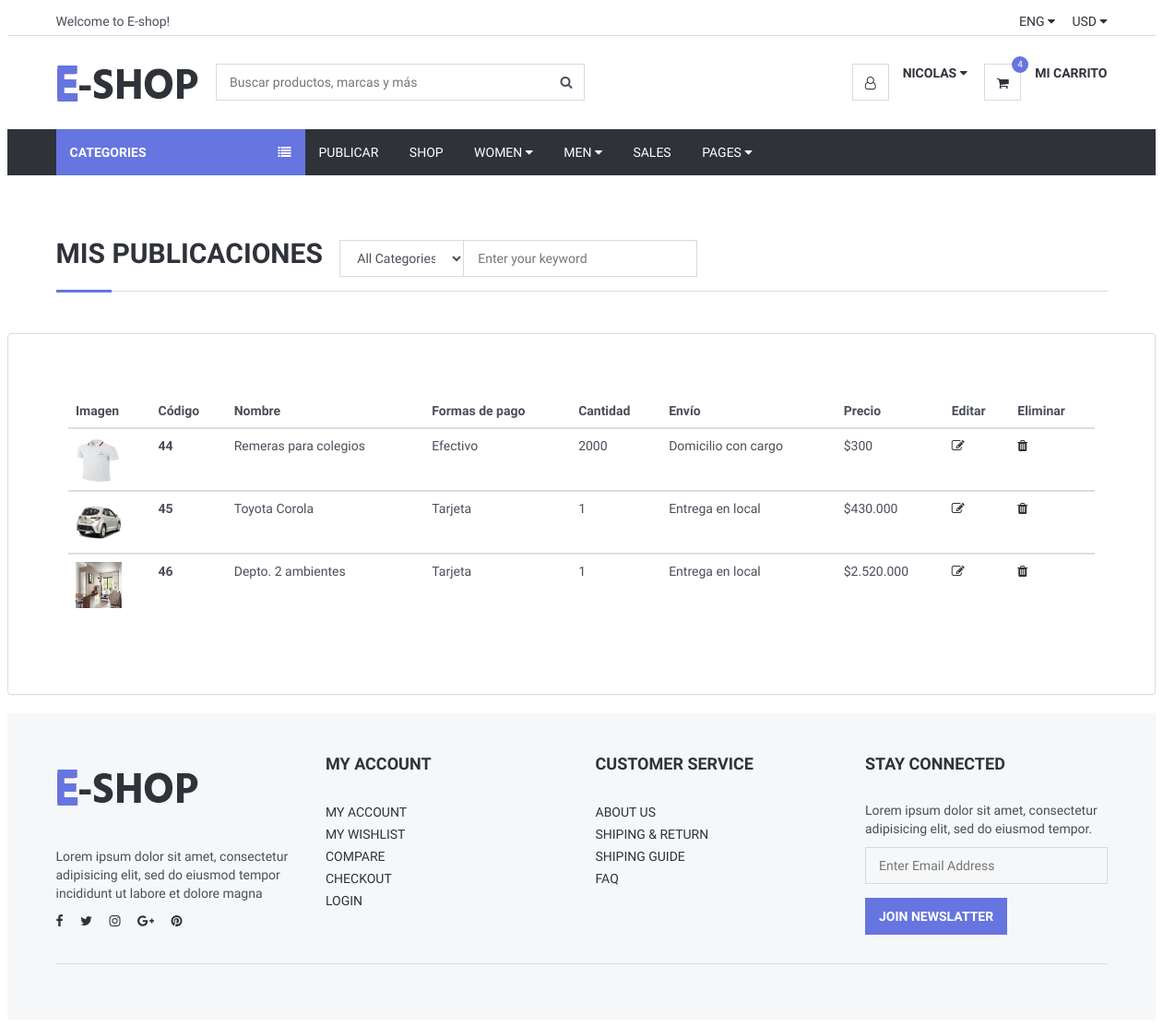
/Views/listarPublicaciones.php (signed in), run on the app's committed database.
### tables this page shows
CREATE TABLE `imgprincipal` (
  `id` int(11) NOT NULL,
  `idProducto` int(11) NOT NULL,
  `nombre` varchar(100) NOT NULL
);

CREATE TABLE `producto` (
  `id` int(11) NOT NULL,
  `nombre` varchar(200) NOT NULL,
  `estado` varchar(60) NOT NULL,
  `precio` double NOT NULL,
  `formasdepago` varchar(100) NOT NULL,
  `envio` varchar(100) NOT NULL,
  `marca` varchar(70) NOT NULL,
  `stock` int(11) NOT NULL,
  `genero` varchar(60) NOT NULL,
  `categoria` varchar(110) NOT NULL,
  `palabrasClaves` varchar(110) NOT NULL,
  `descripcion` varchar(600) NOT NULL,
  `visitas` int(11) NOT NULL,
  `imgprincipal` varchar(80) NOT NULL,
  `idUsuario` int(11) NOT NULL,
  `latitud` varchar(120) NOT NULL,
  `longitud` varchar(120) NOT NULL
);

### Views/conexionBD/conexion.php (called while the page is built, shortened)
<?php
class Conexion{
	 private $msq="";
	public function __construct()
	 {
		 $archivoConfig = "config.ini";
		 $confi = parse_ini_file($archivoConfig, true);
		 $this->host = $confi["bd"]["host"];
		 $this->usuario = $confi["bd"]["usuario"];
		 $this->clave=$confi["bd"]["clave"];
		 $this->bd = $confi["bd"]["bd"];
		$this->msq = new mysqli($this->host, $this->usuario, $this->clave, $this->bd);
	 }
	 public function realizarConsulta($consulta){
 if(!$resultado = $this->msq->query($consulta) )
 {
	 echo "Ha ocurrido un error al ejecutar la consulta   ";
 }else{
	 return $resultado;
	   }
 }
}
?>

### Views/listarPublicaciones.php (the view, shortened to what this page needs)
<?php
include_once("header.php");
		require_once("conexionBD/conexion.php");
		$conexion = new Conexion;
$id = $_SESSION['id'];
 		$consulta="SELECT * FROM producto WHERE idUsuario='$id'";
		$resultado = $conexion->realizarConsulta($consulta);
?>
	<div class="section">
		<div class="container">
			<div class="row">
			<div class="col-md-12">
					<div class="section-title">
						<h2 class="title">Mis publicaciones &nbsp</h2>
						<div class="header-search">
                    <form>
                        <input class="input search-input" type="text" placeholder="Enter your keyword">
                        <select class="input search-categories">
                            <option value="0">All Categories</option>
                        </select>
                    </form>
                </div>
					</div>
				</div>
			</div>
		</div>
	</div>
        <div class="panel panel-default" style="padding: 50px">
            <div class="panel-body" >
                <table  class="table" >
                    <thead>
                    <tr>
                        <th scope="col">Imagen</th>
                        <th scope="col">Código</th>
                        <th scope="col">Nombre</th>
                        <th scope="col">Formas de pago</th>
                        <th scope="col">Cantidad</th>
                        <th scope="col">Envío</th>
                        <th scope="col">Precio</th>
						<th scope="col">Editar</th>
                        <th scope="col">Eliminar</th>
                    </tr>
                    <?php
                    while($f=mysqli_fetch_array($resultado)){
						$consulta2="SELECT * FROM imgprincipal WHERE idProducto= '".$f['id']."'";
						$resultado2 = $conexion->realizarConsulta($consulta2);
                    ?>
					 <?php
					while($g=mysqli_fetch_array($resultado2)){
					 ?>
                    </thead>
                    <tbody>
                    <tr>
                        <td > <div style="height:100%;width:100%;"><img style="height:50px;width:50px;"  src="imgPublicadas/<?php echo $g["nombre"];?>" alt=""> </div></td>
						<?php
					}
					 ?>
						<th scope="row"><?php echo $f['id'];?> </th>
                        <td><?php echo $f['nombre'];?></td>
                        <td><?php echo $f['formasdepago'];?></td>
                        <td><?php echo $f['stock'];?></td>
                        <td><?php echo $f['envio'];?></td>
                        <td><?php echo "$".number_format($f['precio'],0,'.','.');?> </td>
						<td><a href="modificarProducto.php?cod=<?php echo $f['id'];?>"><i class="fa fa-edit"></i></a> </td>
						<td><a href="listarPublicaciones.php"><i class="fa fa-trash"></i></a></td>
					<?php
                    }
                    ?>
					 </tbody>
                    </tr>
                </table>
            </div>
        </div>
<?php require_once("footer.php")?>

### Views/css/style.css (style rules this page uses)
body { font-family: 'Hind', sans-serif; color: #4A4E5A; overflow-x: hidden; }
h1, h2, h3, h4, h5, h6 { color: #30323A; margin: 0 0 10px; font-weight: 700; }
.input { width: 100%; height: 40px; padding: 0px 15px; border: none; background-color: transparent; -webkit-box-shadow: 0px 0px 0px 1px #DADADA inset, 0px 0px 0px 5px transparent; box-shadow: 0px 0px 0px 1px #DADADA inset, 0px 0px 0px 5px transparent; -webkit-transition: 0.3s all; transition: 0.3s all; }
.section { padding-top: 30px; padding-bottom: 30px; }
.section-title { position: relative; margin-bottom: 15px; margin-top: 15px; border-bottom: 1px solid #DADADA; }
.section-title .title { display: inline-block; text-transform: uppercase; }
.section-title:after { content: ""; position: absolute; left: 0; bottom: -1.5px; height: 3px; width: 60px; background-color: #6675df; }
.header-search { display: inline-block; padding: 15px 0px; max-width: 400px; }
.header-search>form { position: relative; }
.header-search>form .search-input { padding-left: 150px; padding-right: 45px; }
.header-search>form .search-categories { position: absolute; left: 0px; top: 0px; width: 135px; }

### data on the page
producto: id "44", nombre "Remeras para colegios", formasdepago "Efectivo", stock "2000", envio "Domicilio con cargo", precio "300"
imgprincipal: nombre (picture)
producto: id "45", nombre "Toyota Corola", formasdepago "Tarjeta", stock "1", envio "Entrega en local", precio "430.000"
imgprincipal: nombre (picture)
producto: id "46", nombre "Depto. 2 ambientes", formasdepago "Tarjeta", stock "1", envio "Entrega en local", precio "2.520.000"
imgprincipal: nombre (picture)

### other printed values
$nombre "NICOLAS"
$count[0] "4"
